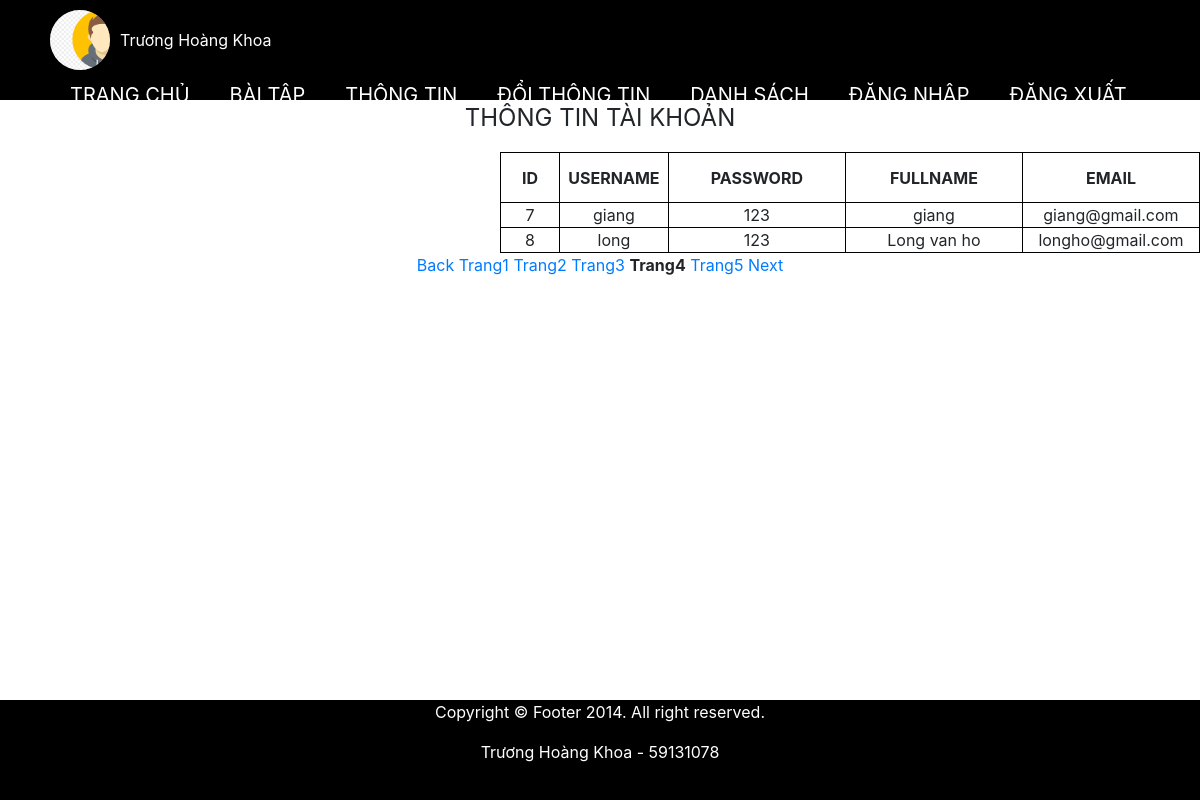
Screenshot of /viewuser.php?page=4 (signed in) with the database file from the repository.
### tables this page shows
CREATE TABLE `user` (
  `id` int(11) NOT NULL,
  `username` varchar(28) NOT NULL,
  `password` varchar(28) NOT NULL,
  `fullname` varchar(100) NOT NULL,
  `email` varchar(100) NOT NULL
);

### Web/viewuser.php (the view, shortened to what this page needs)
<!DOCTYPE html>
<html lang="en">
<head>
</head>
<body>
<?php
include('header.php');
?>
<?php
$conn = mysqli_connect('localhost', 'root', '', 'db');
mysqli_set_charset($conn, 'UTF8');
$rowsPerPage=2;
$offset =($_GET['page']-1)*$rowsPerPage;
$result = mysqli_query($conn, "SELECT id, username, password,fullname,email FROM user LIMIT $offset ,$rowsPerPage");
echo "<p align='center'><font size='5'> THÔNG TIN TÀI KHOẢN</font></P>";
echo "<table align='center' width='700' border='1' cellpadding='2' cellspacing='2' style='bordercollapse:collapse'>";
echo '<tr>
<th style="text-align: center;" width="50">ID</th>
<th style="text-align: center;" width="50">USERNAME</th>
<th style="text-align: center;" width="150">PASSWORD</th>
<th style="text-align: center;" width="150">FULLNAME</th>
<th style="text-align: center;" width="150">EMAIL</th>
</tr>';
if(mysqli_num_rows($result)<>0)
{
    while($rows=mysqli_fetch_row($result))
    { echo "<tr>";
		echo "<td>$rows[0]</td>";
		echo "<td>$rows[1]</td>";
		echo "<td>$rows[2]</td>";
		echo "<td>$rows[3]</td>";
        echo "<td>$rows[4]</td>";
		echo "</tr>";
    }
}
echo"</table>";
$re = mysqli_query($conn, "select * from user");
$numRows = mysqli_num_rows($re);
$maxPage = floor($numRows/$rowsPerPage) + 1;
echo "<p style='text-align: center;'>";
    if ($_GET['page'] > 1)
    echo "<a href=" .$_SERVER['PHP_SELF']."?page=".($_GET['page']-1).">Back</a> ";
    for ($i=1 ; $i<=$maxPage ; $i++)
    { if ($i == $_GET['page'])
    { echo '<b>Trang'.$i.'</b> ';
    }
    else
    echo "<a href=" .$_SERVER['PHP_SELF']. "?page="
    .$i.">Trang".$i."</a> ";
    }
if ($_GET['page'] < $maxPage)
    echo "<a href=". $_SERVER['PHP_SELF']."?page=".($_GET['page']+1).">Next</a>";
?>
    <?php
    include ('footer.php');
    ?>
</body>
</html>

### Web/includes/css/style.css (style rules this page uses)
* { margin: 0; padding: 0; box-sizing: border-box; }

### Web/viewuser.php (style rules this page uses)
p { margin-top: 50px; }
table { padding-top: 50px; transform: translateX(500px); }
td { text-align: center; border: 1px solid black; }
th { height: 50px; text-align: center; border: 1px solid black; }

### Web/header.php (style rules this page uses)
a { text-decoration: none; }

### rows the page displays
user: id "7", username "giang", password "123", fullname "giang", email "giang@gmail.com"
user: id "8", username "long", password "123", fullname "Long van ho", email "longho@gmail.com"

### other values shown
$_SESSION['login-name'] "Trương Hoàng Khoa"
